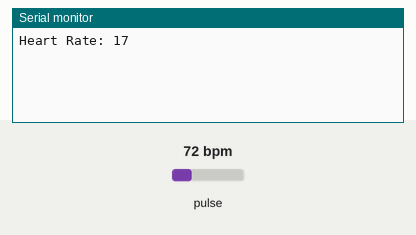
This sketch was run on a simulated Arduino Uno, built with avr-gcc and run on an emulated ATmega328P. On the bench: the last lines printed to the serial monitor. The test bench sets the inputs (shaded band); at power-on: pulse 72 bpm.

Above: at 1.2 s.
1.3 s: pulse set to 70 bpm
At 2.4 s:
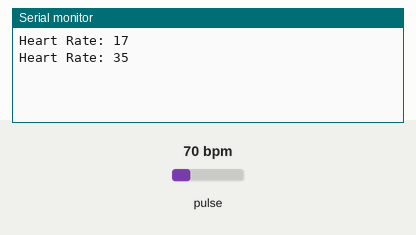
4.3 s: pulse set to 42 bpm
At 5.5 s:
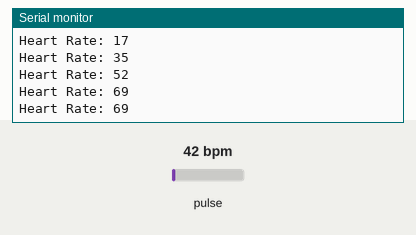
Timing chart, 0 to 7.3 s (numbered marks = the images above; inputs shaded):
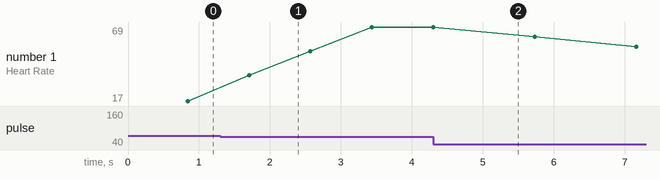

The sketch:

heart_rate_sensor.ino
```cpp
// Starlight Robotics
// Sensing Series
// Dive deep into the essence of life by sensing the heartbeat!
// This sketch connects with the MAX30102 sensor to PINS A4 and A5.
// Be one with your body by tracking your heart rate in real-time.

#include "MAX30105.h"      // Include the MAX30105 sensor library
#include "heartRate.h"     // Include the heart rate calculating algorithm

MAX30105 particleSensor;   // Initialize the MAX30105 sensor

const byte RATE_SIZE = 4;  // Define the size of the array to store heart rates
byte rates[RATE_SIZE];     // Array to store recent heart rates for averaging
byte rateSpot = 0;
long lastBeat = 0;         // Time the last heartbeat was sensed
float beatsPerMinute;      // Store the calculated beats per minute
int beatAvg;               // Store the average beats per minute

void setup() {
  Serial.begin(9600);                        // Start the serial communication
  particleSensor.begin(Wire, I2C_SPEED_FAST); // Start the MAX30105 sensor with fast I2C speed
  particleSensor.setup();                     // Set up the sensor with default settings
  particleSensor.setPulseAmplitudeRed(0x0A);  // Adjust the red LED pulse amplitude
}

void loop() {
  long irValue = particleSensor.getIR();      // Gently request the sensor for the IR value which indicates a heartbeat

  if (irValue > 7000) {                        // Check if a heartbeat is detected
    if (checkForBeat(irValue)) {              // If a heartbeat is indeed sensed
      long delta = millis() - lastBeat;       // Measure the time between two beats
      lastBeat = millis();                    // Update the last heartbeat time

      beatsPerMinute = 60 / (delta / 1000.0); // Calculate the beats per minute

      // To get a smooth beat reading, we store some values and calculate the average
      if (beatsPerMinute < 255 && beatsPerMinute > 20) {
        rates[rateSpot++] = (byte)beatsPerMinute; // Store this reading in the array
        rateSpot %= RATE_SIZE;                   // Keep the index in bounds

        // Calculate the average of readings
        beatAvg = 0;
        for (byte x = 0; x < RATE_SIZE; x++) {
          beatAvg += rates[x];
        }
        beatAvg /= RATE_SIZE;
      }

      // Share the rhythm of your heart with the world
      Serial.print("Heart Rate: ");
      Serial.println(beatAvg);
    }
  } else {
    beatAvg = 0;   // Reset the average if no heartbeat is detected
  }
}
```

Measured:
- plotted number 1: 17 → 69 after the input at 1.3 s, 69 → 41 after the input at 4.3 s
